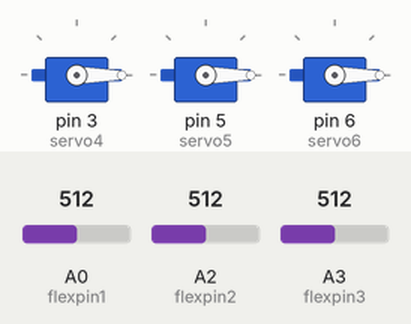
This sketch was run on a simulated Arduino Uno, built with avr-gcc and run on an emulated ATmega328P. On the bench: 3 × servo. Inputs (shaded band) come from the test bench; at power-on: A0 (flexpin1) = 512, A2 (flexpin2) = 512, A3 (flexpin3) = 512. What the sketch prints to the serial monitor is not drawn.

Above: at 1.2 s.
1.3 s: A0 (flexpin1) set to 900
At 2.7 s:
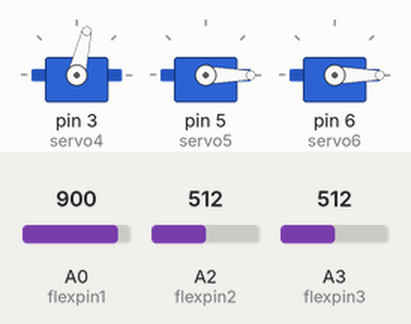
3.0 s: A2 (flexpin2) set to 900
At 4.1 s:
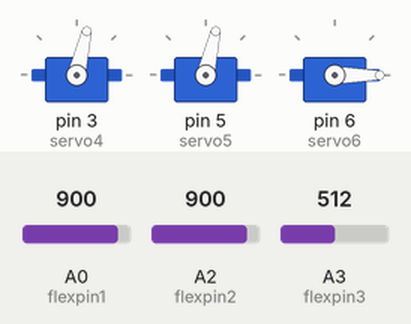
4.5 s: A3 (flexpin3) set to 900
At 5.4 s:
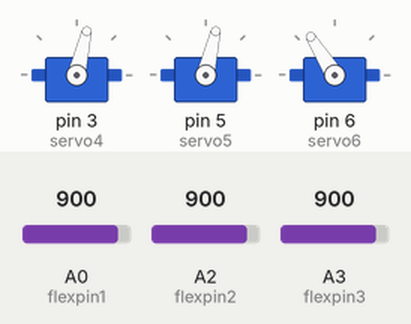
6.0 s: A0 (flexpin1) set to 1023
At 6.8 s:
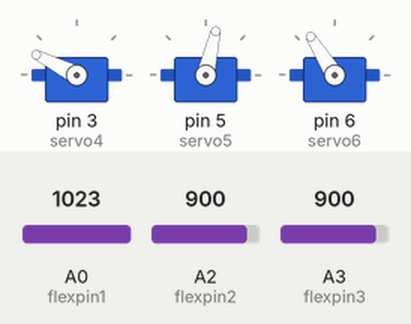
7.5 s: A2 (flexpin2) set to 1023
At 8.1 s:
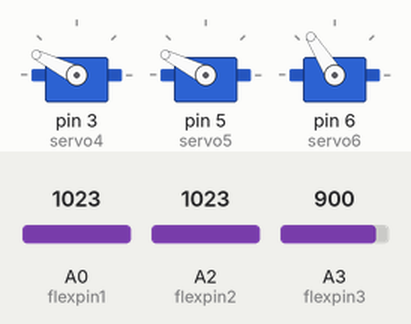
9.0 s: A3 (flexpin3) set to 1023
At 9.4 s:
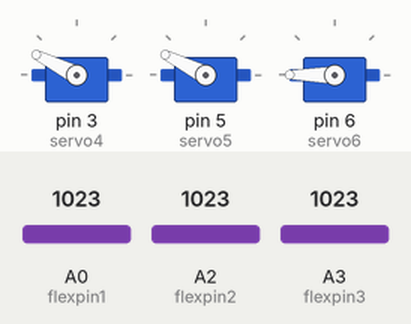
Timing chart, 0 to 11.5 s (numbered marks = the images above; inputs shaded):
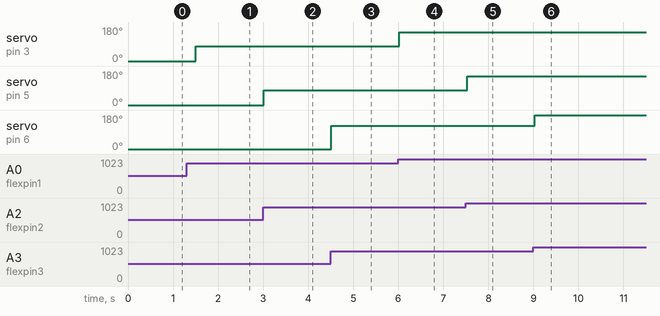

The sketch:

up1.1_try.ino
```cpp
#include <Servo.h>

// Create a servo "object", called servo1. Each servo object
// controls one servo (you can have a maximum of 12):

Servo servo4;
Servo servo5;
Servo servo6;//int servoposition=0;
// Define the analog input pin to measure flex sensor position:

const int flexpin1 = A0;
const int flexpin2 = A2;
const int flexpin3 = A3;
void setup()
{
  // Use the serial monitor window to help debug our sketch:

  Serial.begin(9600);

  // Enable control of a servo on pin 9:

  servo4.attach(3);
  servo5.attach(5);
  servo6.attach(6);
    servo4.write(90);
  servo5.write(90);
  servo6.write(90);

}


void loop()
{
  int flexposition1;
  int flexposition2;
  int flexposition3;// Input value from the analog pin.
  int servoposition4;
  int servoposition5;
  int servoposition6;// Output value to the servo.

  // Read the position of the flex sensor (0 to 1023):

  flexposition1 = analogRead(flexpin1);
  flexposition2 = analogRead(flexpin2);
  flexposition3 = analogRead(flexpin3);
  // Because the voltage divider circuit only returns a portion
  // of the 0-1023 range of analogRead(), we'll map() that range
  // to the servo's range of 0 to 180 degrees. The flex sensors
  // we use are usually in the 600-900 range:

  servoposition4 = map(flexposition1, 922, 850, 90, 45);
  //servoposition4 = constrain(servoposition4, 0, 180);
  servoposition5 = map(flexposition2, 922, 850, 90, 45);
  //servoposition5 = constrain(servoposition5, 0, 180);
  servoposition6 = map(flexposition3, 922, 850, 135, 90);
  //servoposition6 = constrain(servoposition6, 0, 180);
  // if(flexposition<82)
   //{
    //servoposition=servoposition+2;
    //if(servoposition>=180)
    //servoposition=180;
    //delay(15);

   //}
     // if(flexposition>85)
   //{
    //servoposition=servoposition-2;
    //if(servoposition<=0)
    //servoposition=0;
    //delay(15);

   //}
  // Now we'll command the servo to move to that position:

  servo4.write(servoposition4);
  servo5.write(servoposition5);
  servo6.write(servoposition6);
  // Because every flex sensor has a slightly different resistance,
  // the 600-900 range may not exactly cover the flex sensor's
  // output. To help tune our program, we'll use the serial port to
  // print out our values to the serial monitor window:

  Serial.print("sensor: ");
 // Serial.print(flexposition1 "\t" felxposition2 "\t" flexposition3"\t");
  Serial.print("  servo4: ");
  //Serial.println(servoposition4 "\t" servoposition5 "\t" servoposition6 "\n");
  delay(250);
  // Note that all of the above lines are "print" except for the
  // last line which is "println". This puts everything on the
  // same line, then sends a final carriage return to move to
  // the next line.

  // After you upload the sketch, turn on the serial monitor
  // (the magnifying-glass icon to the right of the icon bar).
  // You'll be able to see the sensor values. Bend the flex sensor
  // and note its minimum and maximum values. If you replace the
  // 600 and 900 in the map() function above, you'll exactly match
  // the flex sensor's range with the servo's range.

  //delay(100);  // wait 20ms between servo updates
}
```

Measured:
- after the input at 1.3 s, servo on pin 3 (servo4): 0° → 77° after 0.21 s
- after the input at 3.0 s, servo on pin 5 (servo5): 0° → 77° at once
- after the input at 4.5 s, servo on pin 6 (servo6): 0° → 122° at once
- after the input at 6.0 s, servo on pin 3 (servo4): 77° → 153° at once
- after the input at 7.5 s, servo on pin 5 (servo5): 77° → 153° at once
- after the input at 9.0 s, servo on pin 6 (servo6): 122° → 180° at once
